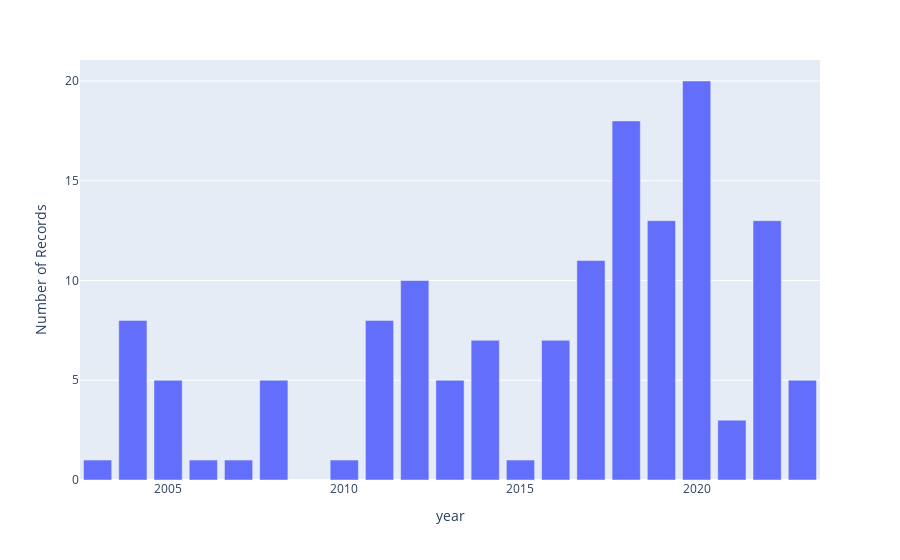

Here is the notebook cell this chart was saved with:
### Code cell
# Assuming you have a 'date' column in datetime format
hurricane_df['year'] = hurricane_df['date_start'].dt.year

# Count the number of records per year
records_per_year = hurricane_df.groupby('year').size()

# Create the plot
fig = px.bar(records_per_year, x=records_per_year.index, y=records_per_year.values, labels={'x':'Year', 'y':'Number of Records'})
fig.show()

### Figure 1 — Plotly figure (JSON) as saved in the notebook; plotly's stock layout.template omitted (floating-point values rounded to 4 significant figures)
{"data": [{"alignmentgroup": "True", "hovertemplate": "year=%{x}<br>Number of Records=%{y}<extra></extra>", "legendgroup": "", "marker": {"color": "#636efa", "pattern": {"shape": ""}}, "name": "", "offsetgroup": "", "orientation": "v", "showlegend": false, "textposition": "auto", "type": "bar", "x": [2003, 2004, 2005, 2006, 2007, 2008, 2010, 2011, 2012, 2013, 2014, 2015, 2016, 2017, 2018, 2019, 2020, 2021, 2022, 2023], "xaxis": "x", "y": [1, 8, 5, 1, 1, 5, 1, 8, 10, 5, 7, 1, 7, 11, 18, 13, 20, 3, 13, 5], "yaxis": "y"}], "layout": {"barmode": "relative", "legend": {"tracegroupgap": 0}, "margin": {"t": 60}, "xaxis": {"anchor": "y", "domain": [0, 1], "title": {"text": "year"}}, "yaxis": {"anchor": "x", "domain": [0, 1], "title": {"text": "Number of Records"}}}}
